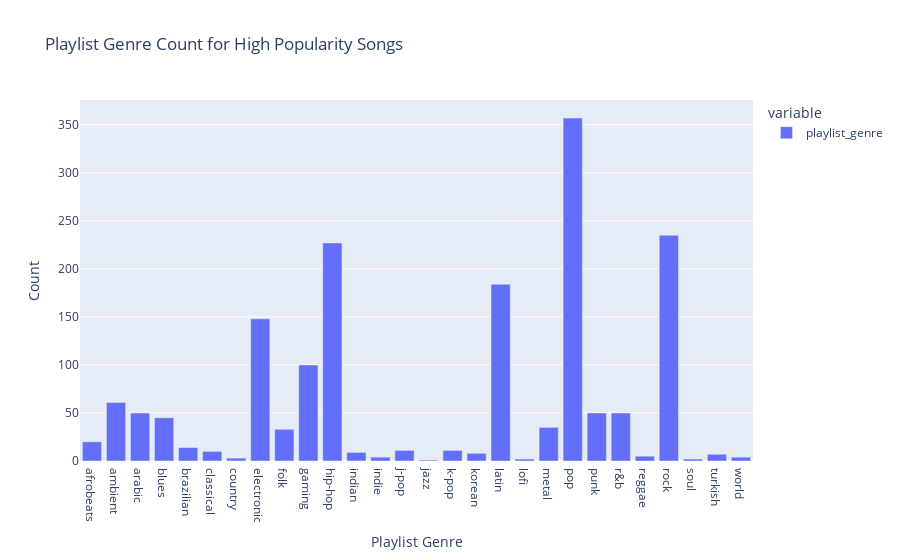

Notebook code cell kept with this figure:
### Markdown cell above
## EDA

### Code cell
pl_genre_count_high = df_high.groupby('playlist_genre')['playlist_genre'].count()
fig = px.bar(pl_genre_count_high, labels = {'index': 'Playlist Genre', 'value': 'Count'}, title = 'Playlist Genre Count for High Popularity Songs')
fig

### Figure 1 — Plotly figure (JSON) as saved in the notebook; plotly's stock layout.template omitted (floating-point values rounded to 4 significant figures)
{"data": [{"alignmentgroup": "True", "hovertemplate": "variable=playlist_genre<br>Playlist Genre=%{x}<br>Count=%{y}<extra></extra>", "legendgroup": "playlist_genre", "marker": {"color": "#636efa", "pattern": {"shape": ""}}, "name": "playlist_genre", "offsetgroup": "playlist_genre", "orientation": "v", "showlegend": true, "textposition": "auto", "type": "bar", "x": ["afrobeats", "ambient", "arabic", "blues", "brazilian", "classical", "country", "electronic", "folk", "gaming", "hip-hop", "indian", "indie", "j-pop", "jazz", "k-pop", "korean", "latin", "lofi", "metal", "pop", "punk", "r&b", "reggae", "rock", "soul", "turkish", "world"], "xaxis": "x", "y": [20, 61, 50, 45, 14, 10, 3, 148, 33, 100, 227, 9, 4, 11, 1, 11, 8, 184, 2, 35, 357, 50, 50, 5, 235, 2, 7, 4], "yaxis": "y"}], "layout": {"barmode": "relative", "legend": {"title": {"text": "variable"}, "tracegroupgap": 0}, "title": {"text": "Playlist Genre Count for High Popularity Songs"}, "xaxis": {"anchor": "y", "domain": [0, 1], "title": {"text": "Playlist Genre"}}, "yaxis": {"anchor": "x", "domain": [0, 1], "title": {"text": "Count"}}}}
